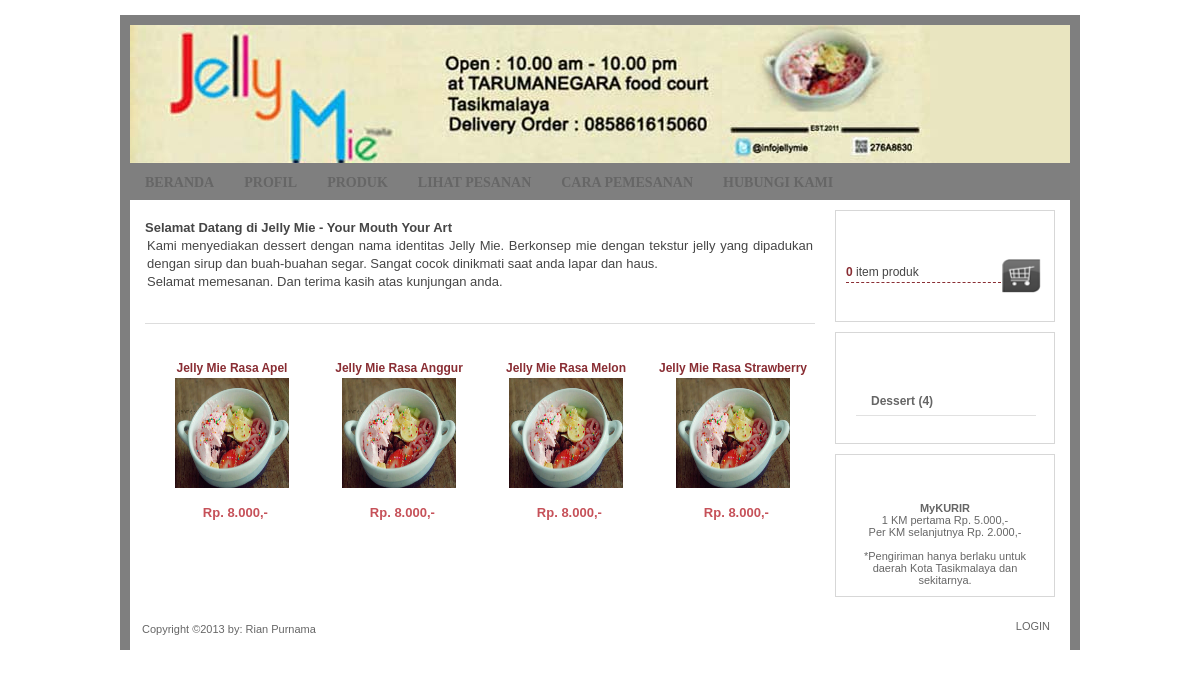
The app's page /store with its own data.
### tables this page shows
CREATE TABLE IF NOT EXISTS `produk` (
  `id_produk` int(5) NOT NULL AUTO_INCREMENT,
  `id_kategori` int(5) NOT NULL,
  `nama_produk` varchar(100) NOT NULL,
  `produk_seo` varchar(100) NOT NULL,
  `deskripsi` text NOT NULL,
  `harga` int(20) NOT NULL,
  `stok` int(5) NOT NULL,
  `gambar` varchar(100) NOT NULL,
  PRIMARY KEY (`id_produk`)
);

CREATE TABLE IF NOT EXISTS `kategori` (
  `id_kategori` int(5) NOT NULL AUTO_INCREMENT,
  `nama_kategori` varchar(100) NOT NULL,
  `kategori_seo` varchar(100) NOT NULL,
  PRIMARY KEY (`id_kategori`)
);

### config/fungsi_rupiah.php (called while the page is built)
<?php
function format_rupiah($angka){
  $rupiah=number_format($angka,0,',','.');
  return $rupiah;
}
?>

### tengah.php (the view, shortened to what this page needs)
<?php
if ($_GET[module]=='store'){
     echo "
            </div><div class='profil2'><b>Selamat Datang di Jelly Mie - Your Mouth Your Art</b><br />
<p>Kami menyediakan dessert dengan nama identitas Jelly Mie. Berkonsep mie dengan tekstur jelly yang dipadukan dengan sirup dan buah-buahan segar.
Sangat cocok dinikmati saat anda lapar dan haus.<br>
Selamat memesanan. Dan terima kasih atas kunjungan anda.</p> </div>
          </div> ";
  echo "<h4 class='heading colr2'>==========</h4><br />";
  $sql=mysql_query("SELECT * FROM produk ORDER BY id_produk DESC LIMIT 12");
  while ($r=mysql_fetch_array($sql)){
    $harga = format_rupiah($r[harga]);
    $stok=$r['stok'];
    $tombolpesan="<a class='prod_cart' href=\"aksi.php?module=keranjang&act=tambah&id=$r[id_produk]\">PESAN</a>";
    $tombolhabis="<span class='prod_cart_habis'></span>";
      if ($stok!= "0"){
      $tombol=$tombolpesan;
      }else{
      $tombol=$tombolhabis;
      }
    $hargatetap="<div class='prod_price'><span class='price'> <br /></span>&nbsp;<span class='price'> Rp. <b>$harga,-</b></span></div>
          </div>";
      $divharga=$hargatetap;
    echo "<div class='prod_box'>
          <div class='top_prod_box'></div>
          <div class='center_prod_box'>
             <div class='product_title'><a href='produk-$r[id_produk]-$r[produk_seo].html'>$r[nama_produk]</a></div>
             <div class='product_img'>
                             <a href='produk-$r[id_produk]-$r[produk_seo].html'><a href='foto_produk/$r[gambar]' rel='clearbox[gallery=Koleksi Produk]' title='$r[nama_produk]'>
               <img src='foto_produk/$r[gambar]' border='0' height=110 width=114  class='tooltip' title='klik untuk memperbesar gambar'></a>
             </div>
             $divharga
          <div class='bottom_prod_box'></div>
          <div class='prod_details_tab'>
             $tombol
             <a href='produk-$r[id_produk]-$r[produk_seo].html' class='prod_details'>DETAIL</a>
          </div>
          </div>";
  }
}
?>

### media.php (shortened to what this page needs)
<?php
  include "config/fungsi_rupiah.php";
  include "hapus_orderfiktif.php";?>
<!DOCTYPE html PUBLIC "-//W3C//DTD XHTML 1.0 Transitional//EN" "http://www.w3.org/TR/xhtml1/DTD/xhtml1-transitional.dtd">
<html xmlns="http://www.w3.org/1999/xhtml">
<head>
<link href="style.css" rel="stylesheet" type="text/css" />
<link href="css/contentslider.css" rel="stylesheet" type="text/css" />
<link href="css/default.advanced.css" rel="stylesheet" type="text/css" />
<link href="css/jquery.ad-gallery.css" rel="stylesheet" type="text/css" />
<link href="css/jquery.fancybox-1.3.1.css" rel="stylesheet" type="text/css" />
<link href="css/style.css" rel="stylesheet" type="text/css" />
<link href="css/slider.css" rel="stylesheet" type="text/css" />
</head>
<body>
<div id="wrapper_sec">
	<div id="head">
	  <div class="logo">
        	<a href="#"><img src="images/logo2.jpg" alt="" /></a>
      </div>
        <div class="navigation">
          <ul id="nav" class="dropdown dropdown-linear dropdown-columnar">
			<li><b><a href='index.php'>BERANDA</a></b></li>
			<li><b><a href='profil-kami.html'>PROFIL</a></b></li>
            <li><b><a href='semua-produk.html'>PRODUK</a></b></li>
			<li><b><a href='keranjang-belanja.html'>LIHAT PESANAN</a></b>
            </li>
			<li><b><a href='cara-pempesanan.html'>CARA PEMESANAN</a></b></li>
			<li><b><a href='hubungi-kami.html'>HUBUNGI KAMI</a></b></li>
          </ul>
  </div></div>
    <div id="content_sec">
    	<div class="col1">
            <table width="100%" border="0" cellspacing="0" cellpadding="0">
              <tr>
                <td><img src="images/spacer.gif" width="1" height="20" /></td>
              </tr>
              <tr>
                <td><span class="center_content2"><?php include "tengah.php";?></td>
      </div>
    	<div class="col2">
       	  <div class="mycart">
            	<div class="small_heading">
            		<h5>Pesanan</h5>
                </div>
                <table width="81%" border="0" cellspacing="0" cellpadding="0">
                  <tr>
                    <td width="27%">
                    <?php require_once "item.php";?></td>
                    <td width="73%"><img src="images/shoppingcart.png" width="40" height="35" /></td>
                  </tr>
                </table>
       	  </div>
            <div class="myaccount">
            	<div class="small_heading">
            		<h5>Kategori Produk </h5>
                </div>
                <ul>
                  <?php
            $kategori=mysql_query("select nama_kategori, kategori.id_kategori, kategori_seo,
                                  count(produk.id_produk) as jml
                                  from kategori left join produk
                                  on produk.id_kategori=kategori.id_kategori
                                  group by nama_kategori");
            $no=1;
            while($k=mysql_fetch_array($kategori)){
              if(($no % 2)==0){
                echo "<li><a href='kategori-$k[id_kategori]-$k[kategori_seo].html'> $k[nama_kategori] ($k[jml])</a></li>";
              }
              else{
                echo "<li><a href='kategori-$k[id_kategori]-$k[kategori_seo].html'> $k[nama_kategori] ($k[jml])</a></li>";
              }
              $no++;
            }
            ?></li>
                </ul>
            </div>
			<div class="myaccount">
            	<div class="small_heading">
            		<h5>Ongkos Pengiriman </h5>
                </div>
                <center><b>MyKURIR</b><br>
				1 KM pertama Rp. 5.000,-<br>
				Per KM selanjutnya Rp. 2.000,-<br>
				<br>
				*Pengiriman hanya berlaku untuk daerah Kota Tasikmalaya dan sekitarnya.
				</center>
            </div>
    </div>
    <div id="footer">
        <div class="copyright_network">
        	<p>Copyright ©2013 by: Rian Purnama </p>
			<ul class="network"><li>
                <li><a href="login/index.php" >LOGIN</a></li>
            </ul>
        </div>
	</div>
</body>
</html>

### item.php
<?php
	$sid = session_id();
	$sql = mysql_query("SELECT SUM(jumlah*harga) as total,SUM(jumlah) as totaljumlah FROM orders_temp, produk
			                WHERE id_session='$sid' AND orders_temp.id_produk=produk.id_produk");
	while($r=mysql_fetch_array($sql)){
  if ($r['totaljumlah'] != ""){
     $total_rp    = format_rupiah($total);
    echo "<span class='keranjangitem'>&nbsp; &nbsp; $r[totaljumlah]<span class='keranjang3'>&nbsp; &nbsp; item produk<br />
          <span class='border_cart'></span>
<a href='keranjang-belanja.html'><span class='keranjang'>lihat pesanan</a><br /><a href='selesai-belanja.html'><span class='keranjang'>selesai memesan</a><br />";
  }
  else{
    echo "<span class='keranjang2'>0 <span class='keranjang3'>item produk<br />
          <span class='border_cart'></span>
        ";
  }
  }
?>

### style.css (style rules this page uses)
body { background-image:url(images/bg.jpg); background-repeat:repeat-x; background-position:top; background-color:#000000; font-family:Arial, Helvetica, sans-serif; font-size:12px; color:#666666; float:left; width:100%; }
p { padding:2px; margin:0px; }
span.keranjang2 { color:#892d33; font-size: 12px; font-weight: bold; }
span.keranjang3 { color:#464646; font-size: 12px; font-weight: normal; }
.product_title { color:#892d33; padding:15px 0px 0px 0px; font-weight:bold; font-size: 12px; font-family: Arial, Helvetica, sans-serif; }
.product_title a { text-decoration:none; color:#892d33; padding:15px 0px 0px 0px; font-weight:bold; font-size: 12px; font-family: Arial, Helvetica, sans-serif; }
.product_img { padding:3px 0 2px 0; }
.prod_price { padding:0px 0 5px 0; }
span.border_cart { width:155px; height:1px; margin:3px 0 3px 0; display:block; border-top:1px #892d33 dashed; }
.prod_box { width:160px; height:auto; float:left; padding:0px 0px 5px 7px; }
.center_prod_box { width:160px;height:204px;background:url(images/product_box_center.gif) repeat-y;float:left; text-align:center;padding:0px; margin:0px; }
.prod_details_tab { width:160px; height:33px; float:left; background:url(images/products_details_bg.gif) no-repeat center; margin:0px 0px 0px 0px; }
a.prod_details { float:right; text-decoration:none; color:#fff; font-size: 12px; font-weight: bold; margin-top: 9px; margin-right: 0; margin-bottom: 0; margin-left: 15px; padding-top: 0; padding-bottom: 0; padding-right: 26px; }
a.prod_cart { float:left; padding:0 0 0 20px; margin:9px 0 0 8px; text-decoration:none; color:#fff; font-size: 12px; font-weight: bold; }
span.price { color:#C65159; font-family: Tahoma, Helvetica, sans-serif; font-size: 13px; font-weight: bold; }
.profil2 { width:670px; float:left; text-align:justify; font-size: 13px; color: #464646; }

### css/default.advanced.css (style rules this page uses)
.navigation { float:left; width:940px; height:37px; background-image:url(../images/navi_bg.gif); background-repeat:repeat-x; }
ul.dropdown { font-size:13px; float:left; }
ul.dropdown li { padding: 11px 15px 8px 15px; background-color: transparent; color: #000; }
ul.dropdown a:link, ul.dropdown a:visited { color: #fff; text-decoration: none; background-image:url(../images/navi_sep.gif); background-repeat:no-repeat; background-position:right; }
ul.dropdown li { background-image:url(../images/sep2.gif); background-repeat:no-repeat; background-position:right; }
ul.dropdown li a { font-family:"trebuchet MS"; color:#666 !important; font-weight:bold; font-size: 14px; }
ul.dropdown li a { display: block; padding-top: 12px; padding-right: 15px; padding-bottom: 10px; padding-left: 15px; }
ul.dropdown li { padding: 0; }
ul.dropdown, ul.dropdown li, ul.dropdown ul { list-style: none; }
ul.dropdown { position: relative; z-index: 597; float: left; }
ul.dropdown li { float: left; vertical-align: middle; }
ul.dropdown-linear { width: 930px; }

### records on screen
produk: nama_produk "Jelly Mie Rasa Apel", gambar (picture), harga "8.000"
produk: nama_produk "Jelly Mie Rasa Anggur", gambar (picture), harga "8.000"
produk: nama_produk "Jelly Mie Rasa Melon", gambar (picture), harga "8.000"
produk: nama_produk "Jelly Mie Rasa Strawberry", gambar (picture), harga "8.000"
kategori: nama_kategori "Dessert", k "4"
